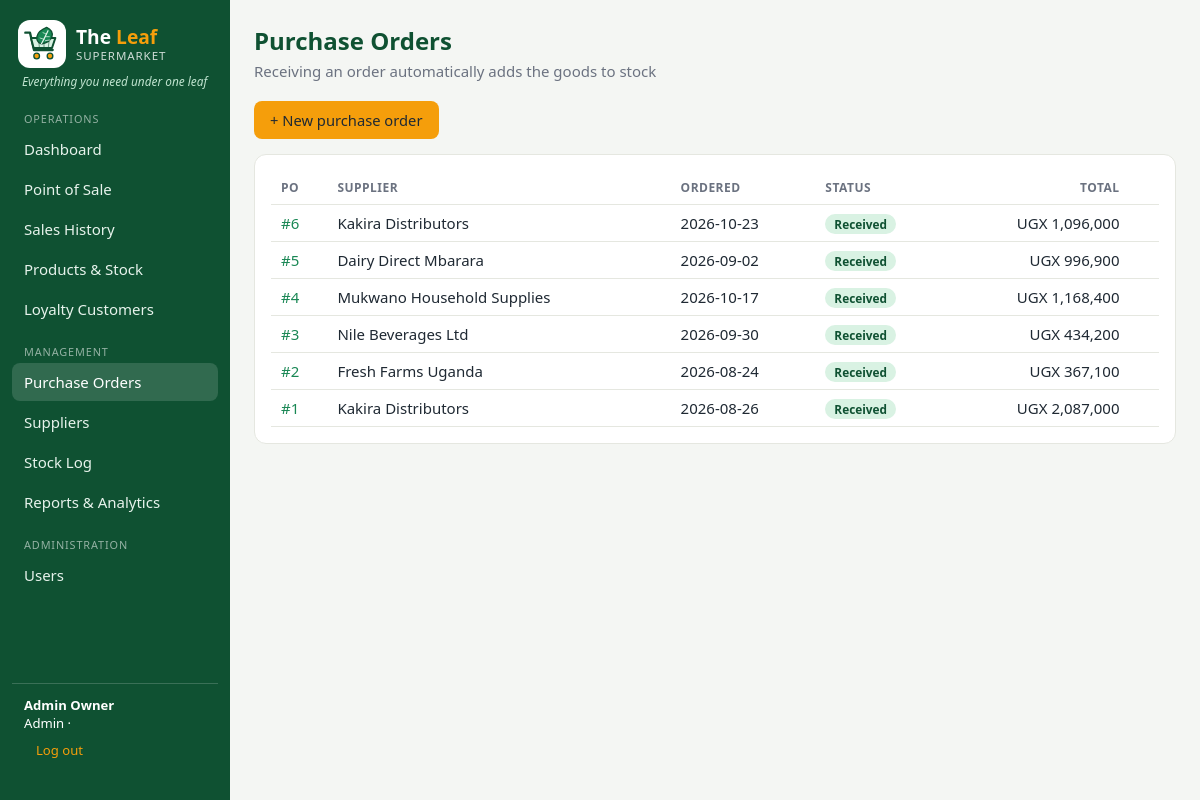
Screenshot of /orders.php (signed in) with the database file from the repository.
### tables this page shows
CREATE TABLE `purchase_orders` (
  `po_id` int(11) NOT NULL AUTO_INCREMENT,
  `supplier_id` int(11) NOT NULL,
  `user_id` int(11) NOT NULL,
  `order_date` date NOT NULL,
  `status` enum('Pending','Received') NOT NULL DEFAULT 'Pending',
  `total_cost` decimal(14,2) NOT NULL DEFAULT 0.00,
  `received_date` date DEFAULT NULL,
  PRIMARY KEY (`po_id`),
  KEY `supplier_id` (`supplier_id`),
  KEY `user_id` (`user_id`),
  CONSTRAINT `purchase_orders_ibfk_1` FOREIGN KEY (`supplier_id`) REFERENCES `suppliers` (`supplier_id`),
  CONSTRAINT `purchase_orders_ibfk_2` FOREIGN KEY (`user_id`) REFERENCES `users` (`user_id`)
);

CREATE TABLE `suppliers` (
  `supplier_id` int(11) NOT NULL AUTO_INCREMENT,
  `name` varchar(100) NOT NULL,
  `contact_person` varchar(100) DEFAULT NULL,
  `phone` varchar(30) DEFAULT NULL,
  `email` varchar(100) DEFAULT NULL,
  `address` varchar(150) DEFAULT NULL,
  PRIMARY KEY (`supplier_id`)
);

### includes/bootstrap.php (called while the page is built, shortened)
<?php
function cfg() { static $c; return $c ??= require __DIR__ . '/../config.php'; }
function db(): PDO {
    static $pdo;
    if (!$pdo) {
        $c = cfg();
        $pdo = new PDO("mysql:host={$c['host']};port={$c['port']};dbname={$c['name']};charset=utf8mb4", $c['user'], $c['pass'], [
            PDO::ATTR_ERRMODE => PDO::ERRMODE_EXCEPTION,
            PDO::ATTR_DEFAULT_FETCH_MODE => PDO::FETCH_ASSOC,
            PDO::ATTR_EMULATE_PREPARES => false,
        ]);
    }
    return $pdo;
}
function run($sql, $a = []) { $s = db()->prepare($sql); $s->execute($a); return $s; }
function q($sql, $a = []) { return run($sql, $a)->fetchAll(); }
function e($v) { return htmlspecialchars((string)$v, ENT_QUOTES, 'UTF-8'); }
function ugx($n) { return 'UGX ' . number_format((float)$n); }
require_once __DIR__ . '/layout.php';

### orders.php (the view, shortened to what this page needs)
<?php
require 'includes/bootstrap.php'; require_login(MGR);
$rows = q('SELECT po.*, s.name supplier FROM purchase_orders po JOIN suppliers s ON s.supplier_id=po.supplier_id ORDER BY po_id DESC');
render_head('Purchase Orders'); ?>
<h1>Purchase Orders</h1><p class="sub">Receiving an order automatically adds the goods to stock</p>
<p><a class="btn amber" href="order_new.php">+ New purchase order</a></p>
<div class="card"><table><tr><th>PO</th><th>Supplier</th><th>Ordered</th><th>Status</th><th class="r">Total</th><th></th></tr>
<?php foreach ($rows as $o): ?><tr><td><a href="order_view.php?id=<?= $o['po_id'] ?>">#<?= $o['po_id'] ?></a></td><td><?= e($o['supplier']) ?></td><td><?= e($o['order_date']) ?></td><td><span class="badge <?= $o['status'] === 'Received' ? 'b-green' : 'b-amber' ?>"><?= $o['status'] ?></span></td><td class="r"><?= ugx($o['total_cost']) ?></td>
<td></td></tr><?php endforeach; ?></table></div>

### assets/style.css (style rules this page uses)
:root { --green:#0f5132;--green2:#198754;--amber:#f59e0b;--bg:#f4f6f3;--card:#fff;--ink:#1f2933;--mute:#6b7280;--line:#e5e7e0;--red:#c0392b }
* { box-sizing:border-box }
body { margin:0;font-family:system-ui,-apple-system,Segoe UI,Roboto,sans-serif;background:var(--bg);color:var(--ink);font-size:15px }
a { color:var(--green2);text-decoration:none }
h1 { margin:0 0 4px;font-size:1.5rem;color:var(--green) }
.sub { color:var(--mute);margin:0 0 20px }
.card { background:var(--card);border:1px solid var(--line);border-radius:12px;padding:16px;margin-bottom:16px;overflow-x:auto }
table { width:100%;border-collapse:collapse }
th,td { text-align:left;padding:8px 10px;border-bottom:1px solid var(--line);white-space:nowrap }
th { font-size:.75rem;text-transform:uppercase;letter-spacing:.04em;color:var(--mute) }
td.r,th.r { text-align:right }
.btn,button { background:var(--green2);color:#fff;border:0;border-radius:8px;padding:9px 16px;font-size:.92rem;cursor:pointer;display:inline-block }
.btn.amber { background:var(--amber);color:#1f2933 }
.badge { padding:2px 9px;border-radius:99px;font-size:.74rem;font-weight:600;background:#e8ece6 }
.b-green { background:#d9f2e3;color:var(--green) }

### rows the page displays
purchase_orders: po_id "6", supplier.name "Kakira Distributors", order_date "2026-10-23", status "Received", total_cost "UGX 1,096,000"
purchase_orders: po_id "5", supplier.name "Dairy Direct Mbarara", order_date "2026-09-02", status "Received", total_cost "UGX 996,900"
purchase_orders: po_id "4", supplier.name "Mukwano Household Supplies", order_date "2026-10-17", status "Received", total_cost "UGX 1,168,400"
purchase_orders: po_id "3", supplier.name "Nile Beverages Ltd", order_date "2026-09-30", status "Received", total_cost "UGX 434,200"
purchase_orders: po_id "2", supplier.name "Fresh Farms Uganda", order_date "2026-08-24", status "Received", total_cost "UGX 367,100"
purchase_orders: po_id "1", supplier.name "Kakira Distributors", order_date "2026-08-26", status "Received", total_cost "UGX 2,087,000"

### other values shown
SLOGAN "Everything you need under one leaf"
$label "Dashboard Point of Sale Sales History Products & Stock Loyalty Customers Purchase Orders Suppliers Stock Log Reports & Analytics Users"
$u['name'] "Admin Owner"
$u['role'] "Admin"
